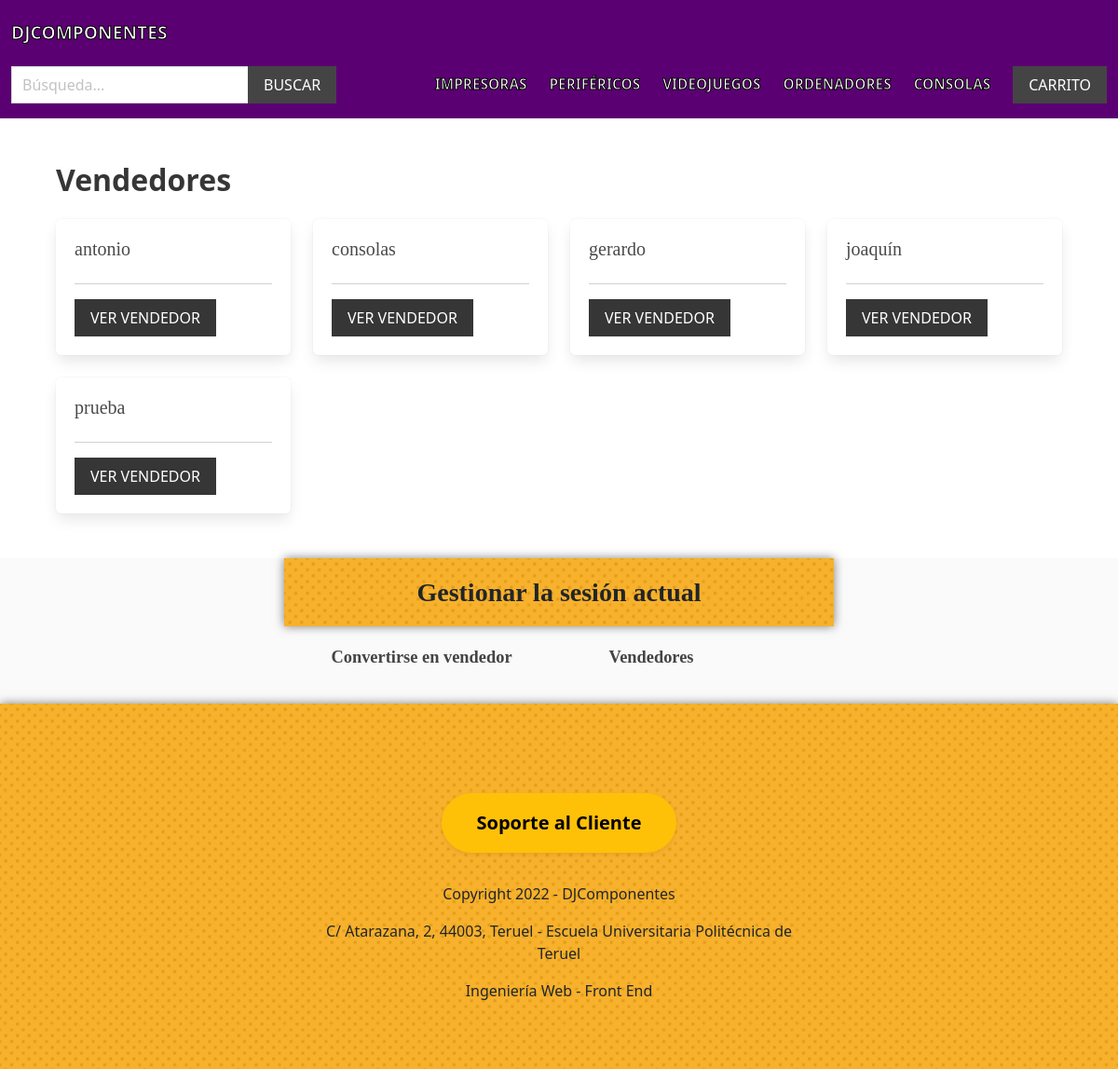
The app's page /vendors/ with its own data.
### apps/product/models.py (models this page shows, shortened)
class Category(models.Model):
    title = models.CharField(max_length=255)
    slug = models.SlugField(max_length=255)
    ordering = models.IntegerField(default=0)
    class Meta:
        ordering = ['ordering']

### apps/vendor/models.py (models this page shows, shortened)
class Vendor(models.Model):
    name = models.CharField(max_length=255)
    created_at = models.DateTimeField(auto_now_add=True)
    created_by = models.OneToOneField(User, related_name='vendor', on_delete=models.CASCADE)
    class Meta:
        ordering = ['name']

### apps/vendor/views.py (the view)
# urls.py: path('', views.vendors, name='vendors'),
def vendors(request):
    vendors = Vendor.objects.all()
    return render(request, 'vendor/vendors.html', {'vendors': vendors})

### apps/cart/cart.py (called while the page is built)
    def __len__(self):
        return sum(item['quantity'] for item in self.cart.values())

### apps/cart/context_processors.py (called while the page is built)
def cart(request):
    return {'cart': Cart(request)}

### apps/product/context_processors.py (called while the page is built)
def menu_categories(request):
    categories = Category.objects.all()
    return {'menu_categories': categories}

### apps/vendor/templates/vendor/vendors.html (shortened to what this page needs)
{% extends 'core/base.html' %}
{% block content %}
    <h1 class="title">Vendedores</h1>
    <div id="quitar_decoracion" class="columns is-multiline">
        {% for vendor in vendors %}
            <div class="column is-3">
                <div class="box">
                    <h2 class="subtitle">{{ vendor.name }}</h2>
                    <hr>
                    <a href="{% url 'vendor' vendor.id %}" class="button is-dark is-uppercase">Ver vendedor</a>
                </div>
            </div>
        {% endfor %}
    </div>
{% endblock %}

### apps/core/templates/core/base.html (shortened to what this page needs)
{% load static %}
<!DOCTYPE html>
<html>
    <head>
        <link rel="stylesheet" href="https://cdn.jsdelivr.net/npm/bulma@0.9.1/css/bulma.min.css">
        <link rel="stylesheet" href="{% static 'styles/main.css' %}">
        <link href="https://cdn.jsdelivr.net/npm/bootstrap@5.1.3/dist/css/bootstrap.min.css" rel="stylesheet">
    </head>
    <body>
        <nav id="quitar_decoracion" id="navbar_base" class="navbar" style="background-color: #5b0072;">
            <div class="navbar-brand">
                <a href="/" class="navbar-item" style="color:white;" id="texto_navbar_frontpage"><strong>DJComponentes</strong></a>
            </div>
            <div class="navbar-menu" id="main-navbar">
                <div class="navbar-start">
                    <div class="navbar-item">
                        <form method="get" action="{% url 'search' %}">
                            <div class="field has-addons">
                                <div class="control">
                                    <input type="text" class="input" placeholder="Búsqueda..." name="query">
                                </div>
                                <div class="control">
                                    <button class="button is-dark is-uppercase">Buscar</button>
                                </div>
                            </div>
                        </form>
                    </div>
                </div>
                <div class="navbar-end">
                    {% for category in menu_categories %}
                        <a href="{% url 'category' category.slug %}" class="navbar-item" style="color:white;"  id="texto_navbar_frontpage"><Strong>{{ category.title }}</Strong></a>
                    {% endfor %}
                    <div class="navbar-item">
                        <a href="{% url 'cart' %}" class="button is-dark">Carrito{% if cart %} ({{ cart|length }}){% endif %}</a>
                    </div>
                </div>
            </div>
        </nav>
        <section class="section">
            <div class="container">
                {% block content %}
                {% endblock %}
            </div>
        </section>
        <footer id="gestionar_sesion" class="footer">
            <h3 class="container w-50 justify-content-md-center"><b>Gestionar la sesión actual</b></h3>
            {% if request.user.is_authenticated %}
            <a href="{% url 'vendor_admin' %}"><b>Administración - Portal del Vendedor</b></a>
            {% else %}
            <a href="{% url 'become_vendor' %}"><b>Convertirse en vendedor</b></a>
            {% endif %}
            <a href="{% url 'vendors' %}"><b>Vendedores</b></a>
        </footer>
        <div id="footer" class="p-5">
          <div class="container w-50 pt-5">
            <div class="row row-cols-md-2 justify-content-md-center">
              <div class="col text-center">
                <a href="{% url 'contact' %}">
                  <button class="btn btn-lg rounded-pill btn-warning w-100 p-3 shadow-sm font-weight-bold"><b>Soporte al Cliente</b></button>
                </a>
              </div>
            </div>
            <div class="row justify-content-md-center py-2">
              <div class="col text-center font-weight-light"> <br>
                <p>Copyright 2022  -  DJComponentes</p>
                <p>C/ Atarazana, 2, 44003, Teruel  -  Escuela Universitaria Politécnica de Teruel</p>
                <p>Ingeniería Web - Front End</p>
              </div>
            </div>
          </div>
        </div>
    </body>
</html>

### static/styles/main.css (style rules this page uses)
#texto_navbar_frontpage { -webkit-text-stroke: 1px black; font-size: 96%; }
#footer { background-color: #F7AA18; background: url("../images/footer-dots.png") #F7AA18; background-size: 50px 50px; box-shadow: 0 0 10px rgba(0, 0, 0, 0.5); }
#footer p { font-size: medium; }
.navbar { text-transform: uppercase; }
.navbar .is-dark { background: #444; }
.footer a { margin-bottom: 15px; display: inline-block; color: #444; }
#gestionar_sesion { text-align: center; font-family: verdana; padding: 0px 10px 10px 10px; text-decoration:none; }
#gestionar_sesion a { padding: 20px 100px 10px 0px; text-decoration:none; font-size: 115%; }
#gestionar_sesion h3 { background-color: #F7AA18; background: url("../images/footer-dots.png") #F7AA18; background-size: 50px 50px; padding: 20px 0px 20px 0px; box-shadow: 0 0 10px rgba(0, 0, 0, 0.5); }
.input, .button { border-radius: 0; }
#quitar_decoracion a { text-decoration: none; }
h2, h3, h4, h5, button { font-family: 'Bitter,'; }

### records on screen
Category: title "IMPRESORAS"
Category: title "PERIFÉRICOS"
Category: title "VIDEOJUEGOS"
Category: title "ORDENADORES"
Category: title "CONSOLAS"
Vendor: name "antonio"
Vendor: name "consolas"
Vendor: name "gerardo"
Vendor: name "joaquín"
Vendor: name "prueba"
